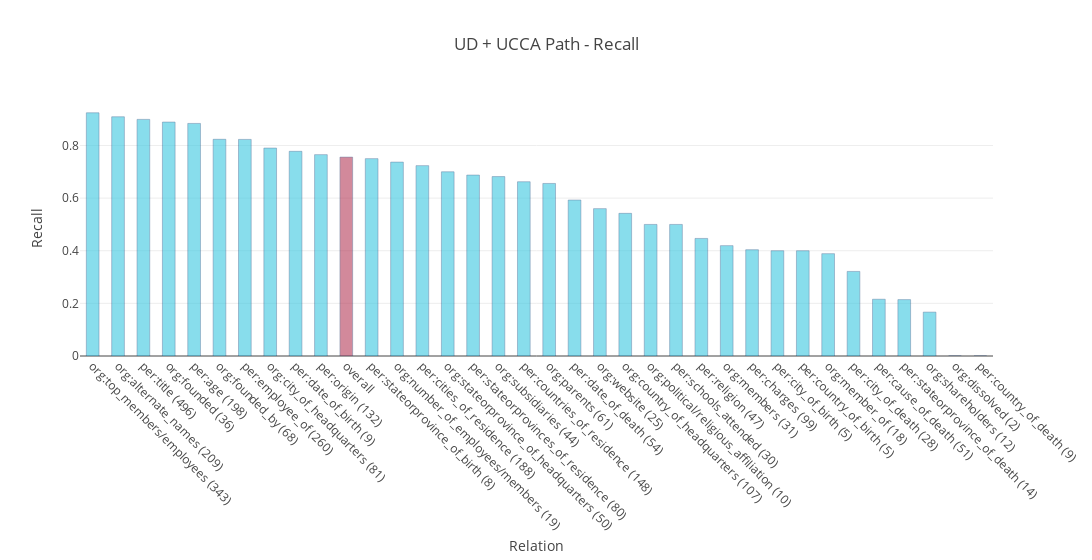

Notebook code for this chart:
### Code cell
import plotly.graph_objs as go

overall_index = next(i for (i, stat) in enumerate(stats) if stat[0] == 'overall')

colors = ['rgb(58,200,225)'] * len(stats)
colors[overall_index] = 'rgb(181,59,89)'

trace = go.Bar(
    x=[stat[0] for stat in stats],
    y=[stat[1] for stat in stats],
    name='Recall',
    width=0.5,
    marker=dict(
        color=colors,
        line=dict(
            color='rgb(8,48,107)',
            width=0.5),
        ),
    opacity=0.6
)

data = [trace]
layout = go.Layout(
    title='UD + UCCA Path - Recall',
    xaxis_title="Relation",
    yaxis_title="Recall",    
    barmode='overlay',
    width=1200,
    xaxis = go.layout.XAxis(
        tickangle = 45,
        automargin = True
        
    )
    
        
)

fig = go.Figure(data=data, layout=layout)
iplot(fig)

### Figure 1 — Plotly figure (JSON) as saved in the notebook; plotly's stock layout.template omitted (floating-point values rounded to 4 significant figures)
{"data": [{"marker": {"color": ["rgb(58,200,225)", "rgb(58,200,225)", "rgb(58,200,225)", "rgb(58,200,225)", "rgb(58,200,225)", "rgb(58,200,225)", "rgb(58,200,225)", "rgb(58,200,225)", "rgb(58,200,225)", "rgb(58,200,225)", "rgb(181,59,89)", "rgb(58,200,225)", "rgb(58,200,225)", "rgb(58,200,225)", "rgb(58,200,225)", "rgb(58,200,225)", "rgb(58,200,225)", "rgb(58,200,225)", "rgb(58,200,225)", "rgb(58,200,225)", "rgb(58,200,225)", "rgb(58,200,225)", "rgb(58,200,225)", "rgb(58,200,225)", "rgb(58,200,225)", "rgb(58,200,225)", "rgb(58,200,225)", "rgb(58,200,225)", "rgb(58,200,225)", "rgb(58,200,225)", "rgb(58,200,225)", "rgb(58,200,225)", "rgb(58,200,225)", "rgb(58,200,225)", "rgb(58,200,225)", "rgb(58,200,225)"], "line": {"color": "rgb(8,48,107)", "width": 0.5}}, "name": "Recall", "opacity": 0.6, "type": "bar", "uid": "27a11277-aeef-42a2-a166-e3cc9899e188", "width": 0.5, "x": ["org:top_members/employees (343)", "org:alternate_names (209)", "per:title (496)", "org:founded (36)", "per:age (198)", "org:founded_by (68)", "per:employee_of (260)", "org:city_of_headquarters (81)", "per:date_of_birth (9)", "per:origin (132)", "overall", "per:stateorprovince_of_birth (8)", "org:number_of_employees/members (19)", "per:cities_of_residence (188)", "org:stateorprovince_of_headquarters (50)", "per:stateorprovinces_of_residence (80)", "org:subsidiaries (44)", "per:countries_of_residence (148)", "org:parents (61)", "per:date_of_death (54)", "org:website (25)", "org:country_of_headquarters (107)", "org:political/religious_affiliation (10)", "per:schools_attended (30)", "per:religion (47)", "org:members (31)", "per:charges (99)", "per:city_of_birth (5)", "per:country_of_birth (5)", "org:member_of (18)", "per:city_of_death (28)", "per:cause_of_death (51)", "per:stateorprovince_of_death (14)", "org:shareholders (12)", "org:dissolved (2)", "per:country_of_death (9)"], "y": [0.9242, 0.9091, 0.8992, 0.8889, 0.8838, 0.8235, 0.8231, 0.7901, 0.7778, 0.7652, 0.7558, 0.75, 0.7368, 0.7234, 0.7, 0.6875, 0.6818, 0.6622, 0.6557, 0.5926, 0.56, 0.5421, 0.5, 0.5, 0.4468, 0.4194, 0.404, 0.4, 0.4, 0.3889, 0.3214, 0.2157, 0.2143, 0.1667, 0, 0]}], "layout": {"barmode": "overlay", "title": {"text": "UD + UCCA Path - Recall"}, "width": 1200, "xaxis": {"automargin": true, "tickangle": 45, "title": {"text": "Relation"}}, "yaxis": {"title": {"text": "Recall"}}}}
